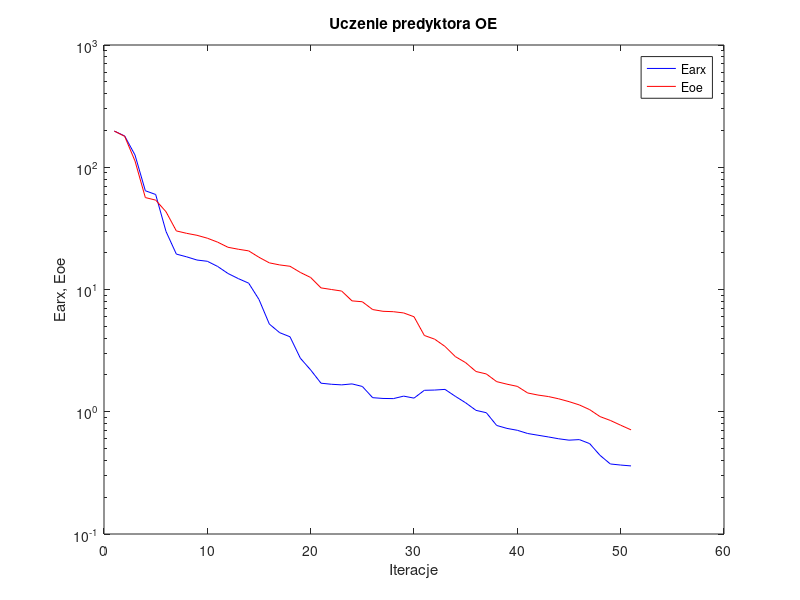
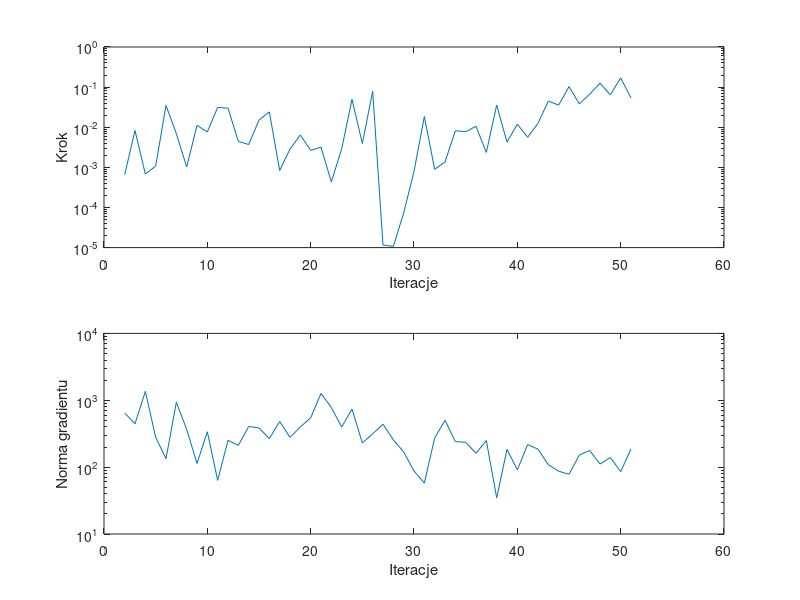

Reproduce these figures in MATLAB, in order.
%uczenie predyktora oe
clear all;
n=0; farx(n+1)=1.977466e+002; foe(n+1)=1.977029e+002; wspucz(n+1)=0.000000e+000; ng(n+1)=0.000000e+000;
%odnowa zmiennej metryki
n=1; farx(n+1)=1.801530e+002; foe(n+1)=1.790774e+002; krok(n+1)=6.552053e-004; ng(n+1)=6.442206e+002;
n=2; farx(n+1)=1.259429e+002; foe(n+1)=1.125282e+002; krok(n+1)=8.300976e-003; ng(n+1)=4.453429e+002;
n=3; farx(n+1)=6.424290e+001; foe(n+1)=5.650342e+001; krok(n+1)=6.791933e-004; ng(n+1)=1.353869e+003;
n=4; farx(n+1)=5.986230e+001; foe(n+1)=5.384389e+001; krok(n+1)=1.078226e-003; ng(n+1)=2.796710e+002;
n=5; farx(n+1)=2.985516e+001; foe(n+1)=4.327877e+001; krok(n+1)=3.482091e-002; ng(n+1)=1.334202e+002;
n=6; farx(n+1)=1.948316e+001; foe(n+1)=3.014993e+001; krok(n+1)=6.951230e-003; ng(n+1)=9.324782e+002;
n=7; farx(n+1)=1.849988e+001; foe(n+1)=2.880092e+001; krok(n+1)=1.021844e-003; ng(n+1)=3.677383e+002;
n=8; farx(n+1)=1.741870e+001; foe(n+1)=2.775730e+001; krok(n+1)=1.109636e-002; ng(n+1)=1.134327e+002;
n=9; farx(n+1)=1.701742e+001; foe(n+1)=2.628382e+001; krok(n+1)=7.632150e-003; ng(n+1)=3.379822e+002;
n=10; farx(n+1)=1.543139e+001; foe(n+1)=2.439128e+001; krok(n+1)=3.108824e-002; ng(n+1)=6.344656e+001;
n=11; farx(n+1)=1.351971e+001; foe(n+1)=2.214994e+001; krok(n+1)=2.991958e-002; ng(n+1)=2.518280e+002;
n=12; farx(n+1)=1.227665e+001; foe(n+1)=2.134765e+001; krok(n+1)=4.427789e-003; ng(n+1)=2.116400e+002;
n=13; farx(n+1)=1.126929e+001; foe(n+1)=2.070269e+001; krok(n+1)=3.707239e-003; ng(n+1)=4.056588e+002;
n=14; farx(n+1)=8.283112e+000; foe(n+1)=1.834788e+001; krok(n+1)=1.506159e-002; ng(n+1)=3.857057e+002;
n=15; farx(n+1)=5.215720e+000; foe(n+1)=1.651780e+001; krok(n+1)=2.409244e-002; ng(n+1)=2.671227e+002;
n=16; farx(n+1)=4.434827e+000; foe(n+1)=1.588806e+001; krok(n+1)=8.336543e-004; ng(n+1)=4.814353e+002;
n=17; farx(n+1)=4.104980e+000; foe(n+1)=1.549065e+001; krok(n+1)=2.855545e-003; ng(n+1)=2.783869e+002;
n=18; farx(n+1)=2.742650e+000; foe(n+1)=1.379107e+001; krok(n+1)=6.425309e-003; ng(n+1)=3.987369e+002;
n=19; farx(n+1)=2.196921e+000; foe(n+1)=1.253645e+001; krok(n+1)=2.647552e-003; ng(n+1)=5.461646e+002;
n=20; farx(n+1)=1.712201e+000; foe(n+1)=1.030952e+001; krok(n+1)=3.174920e-003; ng(n+1)=1.264872e+003;
n=21; farx(n+1)=1.678464e+000; foe(n+1)=1.000286e+001; krok(n+1)=4.352222e-004; ng(n+1)=7.809684e+002;
n=22; farx(n+1)=1.659300e+000; foe(n+1)=9.712591e+000; krok(n+1)=2.896066e-003; ng(n+1)=3.978126e+002;
n=23; farx(n+1)=1.690003e+000; foe(n+1)=8.072647e+000; krok(n+1)=4.953895e-002; ng(n+1)=7.395876e+002;
n=24; farx(n+1)=1.610513e+000; foe(n+1)=7.938418e+000; krok(n+1)=3.930173e-003; ng(n+1)=2.298320e+002;
n=25; farx(n+1)=1.303454e+000; foe(n+1)=6.853751e+000; krok(n+1)=7.897489e-002; ng(n+1)=3.156229e+002;
%odnowa zmiennej metryki
n=26; farx(n+1)=1.284854e+000; foe(n+1)=6.633150e+000; krok(n+1)=1.161317e-005; ng(n+1)=4.371502e+002;
n=27; farx(n+1)=1.280911e+000; foe(n+1)=6.584026e+000; krok(n+1)=1.069939e-005; ng(n+1)=2.559345e+002;
n=28; farx(n+1)=1.342273e+000; foe(n+1)=6.430951e+000; krok(n+1)=7.309947e-005; ng(n+1)=1.685386e+002;
n=29; farx(n+1)=1.292639e+000; foe(n+1)=5.986625e+000; krok(n+1)=7.893559e-004; ng(n+1)=8.762644e+001;
n=30; farx(n+1)=1.497874e+000; foe(n+1)=4.207881e+000; krok(n+1)=1.856226e-002; ng(n+1)=5.775287e+001;
n=31; farx(n+1)=1.504981e+000; foe(n+1)=3.923961e+000; krok(n+1)=8.953304e-004; ng(n+1)=2.727448e+002;
n=32; farx(n+1)=1.523819e+000; foe(n+1)=3.422950e+000; krok(n+1)=1.358387e-003; ng(n+1)=5.015209e+002;
n=33; farx(n+1)=1.337309e+000; foe(n+1)=2.826246e+000; krok(n+1)=8.166461e-003; ng(n+1)=2.410275e+002;
n=34; farx(n+1)=1.183617e+000; foe(n+1)=2.520758e+000; krok(n+1)=7.740832e-003; ng(n+1)=2.352006e+002;
n=35; farx(n+1)=1.026599e+000; foe(n+1)=2.134053e+000; krok(n+1)=1.053841e-002; ng(n+1)=1.612621e+002;
n=36; farx(n+1)=9.818700e-001; foe(n+1)=2.038041e+000; krok(n+1)=2.357114e-003; ng(n+1)=2.497680e+002;
n=37; farx(n+1)=7.724631e-001; foe(n+1)=1.763334e+000; krok(n+1)=3.556534e-002; ng(n+1)=3.471215e+001;
n=38; farx(n+1)=7.307385e-001; foe(n+1)=1.680829e+000; krok(n+1)=4.267031e-003; ng(n+1)=1.841391e+002;
n=39; farx(n+1)=7.052398e-001; foe(n+1)=1.612740e+000; krok(n+1)=1.189189e-002; ng(n+1)=9.119635e+001;
n=40; farx(n+1)=6.638876e-001; foe(n+1)=1.424325e+000; krok(n+1)=5.631405e-003; ng(n+1)=2.176734e+002;
n=41; farx(n+1)=6.426053e-001; foe(n+1)=1.369489e+000; krok(n+1)=1.248857e-002; ng(n+1)=1.854617e+002;
n=42; farx(n+1)=6.223129e-001; foe(n+1)=1.331917e+000; krok(n+1)=4.486659e-002; ng(n+1)=1.086355e+002;
n=43; farx(n+1)=6.011490e-001; foe(n+1)=1.276327e+000; krok(n+1)=3.550424e-002; ng(n+1)=8.696455e+001;
n=44; farx(n+1)=5.856062e-001; foe(n+1)=1.210161e+000; krok(n+1)=1.028050e-001; ng(n+1)=7.812331e+001;
n=45; farx(n+1)=5.918379e-001; foe(n+1)=1.137249e+000; krok(n+1)=3.805310e-002; ng(n+1)=1.518486e+002;
n=46; farx(n+1)=5.487039e-001; foe(n+1)=1.040622e+000; krok(n+1)=6.659180e-002; ng(n+1)=1.773685e+002;
n=47; farx(n+1)=4.402095e-001; foe(n+1)=9.130057e-001; krok(n+1)=1.253606e-001; ng(n+1)=1.113707e+002;
n=48; farx(n+1)=3.740089e-001; foe(n+1)=8.490440e-001; krok(n+1)=6.442938e-002; ng(n+1)=1.392105e+002;
n=49; farx(n+1)=3.664711e-001; foe(n+1)=7.761463e-001; krok(n+1)=1.695040e-001; ng(n+1)=8.562680e+001;
n=50; farx(n+1)=3.605619e-001; foe(n+1)=7.112401e-001; krok(n+1)=5.335388e-002; ng(n+1)=1.874473e+002;

figure; semilogy(farx,'b'); hold on; semilogy(foe,'r'); xlabel('Iteracje'); ylabel('Earx, Eoe'); legend('Earx','Eoe'); title('Uczenie predyktora OE');
figure; subplot(2,1,1); semilogy(krok); xlabel('Iteracje'); ylabel('Krok');
subplot(2,1,2); semilogy(ng); xlabel('Iteracje'); ylabel('Norma gradientu');
Earx=farx(n+1)
Eoe=foe(n+1)
